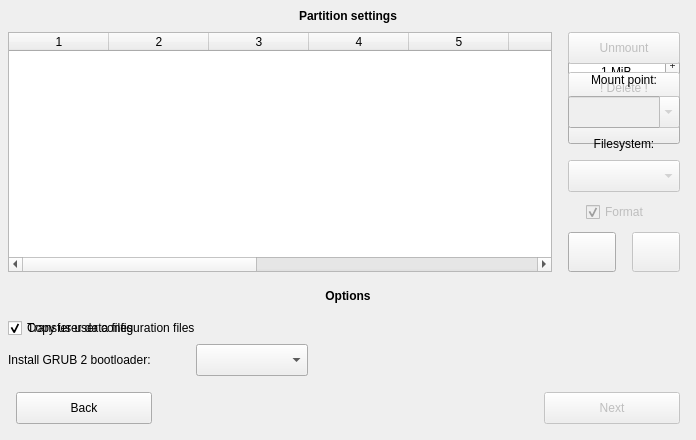
     <widget class="QWidget" name="copypanel" native="true">
      <property name="geometry">
       <rect>
        <x>1</x>
        <y>904</y>
        <width>696</width>
        <height>440</height>
       </rect>
      </property>
      <property name="autoFillBackground">
       <bool>true</bool>
      </property>
      <widget class="QLabel" name="partitionsettingstext">
       <property name="geometry">
        <rect>
         <x>0</x>
         <y>0</y>
         <width>696</width>
         <height>32</height>
        </rect>
       </property>
       <property name="font">
        <font>
         <weight>75</weight>
         <bold>true</bold>
        </font>
       </property>
       <property name="text">
        <string>Partition settings</string>
       </property>
       <property name="alignment">
        <set>Qt::AlignCenter</set>
       </property>
      </widget>
      <widget class="QLabel" name="partitionoptionstext">
       <property name="geometry">
        <rect>
         <x>0</x>
         <y>280</y>
         <width>696</width>
         <height>32</height>
        </rect>
       </property>
       <property name="font">
        <font>
         <weight>75</weight>
         <bold>true</bold>
        </font>
       </property>
       <property name="text">
        <string>Options</string>
       </property>
       <property name="alignment">
        <set>Qt::AlignCenter</set>
       </property>
      </widget>
      <widget class="chckbxevent" name="usersettingscopy">
       <property name="geometry">
        <rect>
         <x>8</x>
         <y>318</y>
         <width>318</width>
         <height>20</height>
        </rect>
       </property>
       <property name="cursor">
        <cursorShape>PointingHandCursor</cursorShape>
       </property>
       <property name="focusPolicy">
        <enum>Qt::NoFocus</enum>
       </property>
       <property name="text">
        <string>Transfer user configuration files</string>
       </property>
       <property name="tristate">
        <bool>true</bool>
       </property>
      </widget>
      <widget class="QCheckBox" name="userdatafilescopy">
       <property name="geometry">
        <rect>
         <x>8</x>
         <y>318</y>
         <width>162</width>
         <height>20</height>
        </rect>
       </property>
       <property name="cursor">
        <cursorShape>PointingHandCursor</cursorShape>
       </property>
       <property name="focusPolicy">
        <enum>Qt::NoFocus</enum>
       </property>
       <property name="text">
        <string>Copy user data files</string>
       </property>
       <property name="checked">
        <bool>true</bool>
       </property>
      </widget>
      <widget class="QComboBox" name="grubinstallcopy">
       <property name="geometry">
        <rect>
         <x>196</x>
         <y>344</y>
         <width>112</width>
         <height>32</height>
        </rect>
       </property>
       <property name="minimumSize">
        <size>
         <width>112</width>
         <height>32</height>
        </size>
       </property>
       <property name="cursor">
        <cursorShape>PointingHandCursor</cursorShape>
       </property>
       <property name="focusPolicy">
        <enum>Qt::NoFocus</enum>
       </property>
      </widget>
      <widget class="QLabel" name="grubinstalltext">
       <property name="geometry">
        <rect>
         <x>8</x>
         <y>344</y>
         <width>183</width>
         <height>32</height>
        </rect>
       </property>
       <property name="text">
        <string>Install GRUB 2 bootloader:</string>
       </property>
      </widget>
      <widget class="QPushButton" name="copyback">
       <property name="geometry">
        <rect>
         <x>16</x>
         <y>392</y>
         <width>136</width>
         <height>32</height>
        </rect>
       </property>
       <property name="cursor">
        <cursorShape>PointingHandCursor</cursorShape>
       </property>
       <property name="text">
        <string>Back</string>
       </property>
      </widget>
      <widget class="QPushButton" name="copynext">
       <property name="enabled">
        <bool>false</bool>
       </property>
       <property name="geometry">
        <rect>
         <x>544</x>
         <y>392</y>
         <width>136</width>
         <height>32</height>
        </rect>
       </property>
       <property name="cursor">
        <cursorShape>PointingHandCursor</cursorShape>
       </property>
       <property name="focusPolicy">
        <enum>Qt::NoFocus</enum>
       </property>
       <property name="text">
        <string>Next</string>
       </property>
      </widget>
      <widget class="QComboBox" name="grubinstallcopydisable">
       <property name="enabled">
        <bool>false</bool>
       </property>
       <property name="geometry">
        <rect>
         <x>196</x>
         <y>344</y>
         <width>112</width>
         <height>32</height>
        </rect>
       </property>
       <property name="minimumSize">
        <size>
         <width>112</width>
         <height>32</height>
        </size>
       </property>
       <property name="cursor">
        <cursorShape>PointingHandCursor</cursorShape>
       </property>
       <property name="focusPolicy">
        <enum>Qt::NoFocus</enum>
       </property>
       <property name="sizeAdjustPolicy">
        <enum>QComboBox::AdjustToContents</enum>
       </property>
      </widget>
      <widget class="tblwdgtevent" name="partitionsettings">
       <property name="geometry">
        <rect>
         <x>8</x>
         <y>32</y>
         <width>544</width>
         <height>240</height>
        </rect>
       </property>
       <property name="focusPolicy">
        <enum>Qt::ClickFocus</enum>
       </property>
       <property name="editTriggers">
        <set>QAbstractItemView::NoEditTriggers</set>
       </property>
       <property name="tabKeyNavigation">
        <bool>false</bool>
       </property>
       <property name="showDropIndicator" stdset="0">
        <bool>false</bool>
       </property>
       <property name="dragDropOverwriteMode">
        <bool>false</bool>
       </property>
       <property name="selectionMode">
        <enum>QAbstractItemView::SingleSelection</enum>
       </property>
       <property name="selectionBehavior">
        <enum>QAbstractItemView::SelectRows</enum>
       </property>
       <property name="showGrid">
        <bool>false</bool>
       </property>
       <property name="wordWrap">
        <bool>false</bool>
       </property>
       <property name="cornerButtonEnabled">
        <bool>false</bool>
       </property>
       <property name="columnCount">
        <number>11</number>
       </property>
       <attribute name="horizontalHeaderMinimumSectionSize">
        <number>10</number>
       </attribute>
       <attribute name="horizontalHeaderHighlightSections">
        <bool>false</bool>
       </attribute>
       <attribute name="horizontalHeaderStretchLastSection">
        <bool>true</bool>
       </attribute>
       <attribute name="verticalHeaderVisible">
        <bool>false</bool>
       </attribute>
       <attribute name="verticalHeaderMinimumSectionSize">
        <number>20</number>
       </attribute>
       <attribute name="verticalHeaderDefaultSectionSize">
        <number>20</number>
       </attribute>
       <attribute name="verticalHeaderHighlightSections">
        <bool>false</bool>
       </attribute>
       <column/>
       <column/>
       <column/>
       <column/>
       <column/>
       <column/>
       <column/>
       <column/>
       <column/>
       <column/>
       <column/>
      </widget>
      <widget class="lblevent" name="copyresize">
       <property name="geometry">
        <rect>
         <x>686</x>
         <y>430</y>
         <width>10</width>
         <height>10</height>
        </rect>
       </property>
       <property name="cursor">
        <cursorShape>PointingHandCursor</cursorShape>
       </property>
       <property name="pixmap">
        <pixmap resource="pictures.qrc">:/pictures/resize.png</pixmap>
       </property>
       <property name="scaledContents">
        <bool>true</bool>
       </property>
       <property name="alignment">
        <set>Qt::AlignCenter</set>
       </property>
      </widget>
      <widget class="QWidget" name="copycover" native="true">
       <property name="geometry">
        <rect>
         <x>5</x>
         <y>5</y>
         <width>686</width>
         <height>430</height>
        </rect>
       </property>
      </widget>
      <widget class="QWidget" name="partitionsettingspanel1" native="true">
       <property name="geometry">
        <rect>
         <x>552</x>
         <y>32</y>
         <width>144</width>
         <height>240</height>
        </rect>
       </property>
       <widget class="QCheckBox" name="format">
        <property name="enabled">
         <bool>false</bool>
        </property>
        <property name="geometry">
         <rect>
          <x>34</x>
          <y>170</y>
          <width>81</width>
          <height>20</height>
         </rect>
        </property>
        <property name="cursor">
         <cursorShape>PointingHandCursor</cursorShape>
        </property>
        <property name="focusPolicy">
         <enum>Qt::NoFocus</enum>
        </property>
        <property name="text">
         <string>Format</string>
        </property>
        <property name="checked">
         <bool>true</bool>
        </property>
       </widget>
       <widget class="QPushButton" name="partitionrefresh">
        <property name="geometry">
         <rect>
          <x>16</x>
          <y>200</y>
          <width>48</width>
          <height>40</height>
         </rect>
        </property>
        <property name="cursor">
         <cursorShape>PointingHandCursor</cursorShape>
        </property>
        <property name="focusPolicy">
         <enum>Qt::NoFocus</enum>
        </property>
        <property name="toolTip">
         <string>Reset partitions settings</string>
        </property>
        <property name="icon">
         <iconset resource="pictures.qrc">
          <normaloff>:/pictures/refresh.png</normaloff>:/pictures/refresh.png</iconset>
        </property>
        <property name="iconSize">
         <size>
          <width>23</width>
          <height>23</height>
         </size>
        </property>
       </widget>
       <widget class="bttnevent" name="unmountdelete">
        <property name="enabled">
         <bool>false</bool>
        </property>
        <property name="geometry">
         <rect>
          <x>16</x>
          <y>0</y>
          <width>112</width>
          <height>32</height>
         </rect>
        </property>
        <property name="cursor">
         <cursorShape>PointingHandCursor</cursorShape>
        </property>
        <property name="focusPolicy">
         <enum>Qt::NoFocus</enum>
        </property>
        <property name="text">
         <string>Unmount</string>
        </property>
        <property name="iconSize">
         <size>
          <width>13</width>
          <height>13</height>
         </size>
        </property>
       </widget>
       <widget class="QComboBox" name="filesystem">
        <property name="enabled">
         <bool>false</bool>
        </property>
        <property name="geometry">
         <rect>
          <x>16</x>
          <y>128</y>
          <width>112</width>
          <height>32</height>
         </rect>
        </property>
        <property name="cursor">
         <cursorShape>PointingHandCursor</cursorShape>
        </property>
        <property name="focusPolicy">
         <enum>Qt::NoFocus</enum>
        </property>
       </widget>
       <widget class="QPushButton" name="changepartition">
        <property name="enabled">
         <bool>false</bool>
        </property>
        <property name="geometry">
         <rect>
          <x>80</x>
          <y>200</y>
          <width>48</width>
          <height>40</height>
         </rect>
        </property>
        <property name="cursor">
         <cursorShape>PointingHandCursor</cursorShape>
        </property>
        <property name="focusPolicy">
         <enum>Qt::NoFocus</enum>
        </property>
        <property name="toolTip">
         <string>Change partition settings</string>
        </property>
        <property name="text">
         <string/>
        </property>
        <property name="icon">
         <iconset resource="pictures.qrc">
          <normaloff>:/pictures/leftgreenarrow.png</normaloff>:/pictures/leftgreenarrow.png</iconset>
        </property>
        <property name="iconSize">
         <size>
          <width>24</width>
          <height>22</height>
         </size>
        </property>
       </widget>
       <widget class="QLabel" name="label_40">
        <property name="geometry">
         <rect>
          <x>0</x>
          <y>96</y>
          <width>144</width>
          <height>32</height>
         </rect>
        </property>
        <property name="text">
         <string>Filesystem:</string>
        </property>
        <property name="alignment">
         <set>Qt::AlignCenter</set>
        </property>
       </widget>
       <widget class="QComboBox" name="mountpoint">
        <property name="enabled">
         <bool>false</bool>
        </property>
        <property name="geometry">
         <rect>
          <x>16</x>
          <y>64</y>
          <width>112</width>
          <height>32</height>
         </rect>
        </property>
        <property name="cursor">
         <cursorShape>PointingHandCursor</cursorShape>
        </property>
        <property name="focusPolicy">
         <enum>Qt::ClickFocus</enum>
        </property>
        <property name="editable">
         <bool>true</bool>
        </property>
       </widget>
       <widget class="QLabel" name="label_39">
        <property name="geometry">
         <rect>
          <x>0</x>
          <y>32</y>
          <width>144</width>
          <height>32</height>
         </rect>
        </property>
        <property name="text">
         <string>Mount point:</string>
        </property>
        <property name="alignment">
         <set>Qt::AlignCenter</set>
        </property>
       </widget>
      </widget>
      <widget class="QWidget" name="partitionsettingspanel2" native="true">
       <property name="geometry">
        <rect>
         <x>552</x>
         <y>32</y>
         <width>144</width>
         <height>240</height>
        </rect>
       </property>
       <widget class="QPushButton" name="partitionrefresh2">
        <property name="geometry">
         <rect>
          <x>16</x>
          <y>80</y>
          <width>112</width>
          <height>32</height>
         </rect>
        </property>
        <property name="cursor">
         <cursorShape>PointingHandCursor</cursorShape>
        </property>
        <property name="focusPolicy">
         <enum>Qt::NoFocus</enum>
        </property>
        <property name="toolTip">
         <string>Reset partitions settings</string>
        </property>
        <property name="text">
         <string/>
        </property>
        <property name="icon">
         <iconset resource="pictures.qrc">
          <normaloff>:/pictures/refresh.png</normaloff>:/pictures/refresh.png</iconset>
        </property>
        <property name="iconSize">
         <size>
          <width>20</width>
          <height>20</height>
         </size>
        </property>
       </widget>
       <widget class="QPushButton" name="partitiondelete">
        <property name="enabled">
         <bool>false</bool>
        </property>
        <property name="geometry">
         <rect>
          <x>16</x>
          <y>40</y>
          <width>112</width>
          <height>32</height>
         </rect>
        </property>
        <property name="cursor">
         <cursorShape>PointingHandCursor</cursorShape>
        </property>
        <property name="focusPolicy">
         <enum>Qt::NoFocus</enum>
        </property>
        <property name="styleSheet">
         <string notr="true">QPushButton:enabled{color: red}</string>
        </property>
        <property name="text">
         <string>! Delete !</string>
        </property>
        <property name="iconSize">
         <size>
          <width>13</width>
          <height>13</height>
         </size>
        </property>
       </widget>
       <widget class="QPushButton" name="unmount">
        <property name="enabled">
         <bool>false</bool>
        </property>
        <property name="geometry">
         <rect>
          <x>16</x>
          <y>0</y>
          <width>112</width>
          <height>32</height>
         </rect>
        </property>
        <property name="cursor">
         <cursorShape>PointingHandCursor</cursorShape>
        </property>
        <property name="focusPolicy">
         <enum>Qt::NoFocus</enum>
        </property>
        <property name="text">
         <string>Unmount</string>
        </property>
        <property name="iconSize">
         <size>
          <width>13</width>
          <height>13</height>
         </size>
        </property>
       </widget>
      </widget>
      <widget class="QWidget" name="partitionsettingspanel3" native="true">
       <property name="geometry">
        <rect>
         <x>552</x>
         <y>32</y>
         <width>144</width>
         <height>240</height>
        </rect>
       </property>
       <widget class="QPushButton" name="newpartition">
        <property name="geometry">
         <rect>
          <x>80</x>
          <y>64</y>
          <width>48</width>
          <height>40</height>
         </rect>
        </property>
        <property name="cursor">
         <cursorShape>PointingHandCursor</cursorShape>
        </property>
        <property name="focusPolicy">
         <enum>Qt::NoFocus</enum>
        </property>
        <property name="toolTip">
         <string>Add new partition</string>
        </property>
        <property name="text">
         <string/>
        </property>
        <property name="icon">
         <iconset resource="pictures.qrc">
          <normaloff>:/pictures/leftgreenarrow.png</normaloff>:/pictures/leftgreenarrow.png</iconset>
        </property>
        <property name="iconSize">
         <size>
          <width>24</width>
          <height>22</height>
         </size>
        </property>
       </widget>
       <widget class="QPushButton" name="partitionrefresh3">
        <property name="geometry">
         <rect>
          <x>16</x>
          <y>64</y>
          <width>48</width>
          <height>40</height>
         </rect>
        </property>
        <property name="cursor">
         <cursorShape>PointingHandCursor</cursorShape>
        </property>
        <property name="focusPolicy">
         <enum>Qt::NoFocus</enum>
        </property>
        <property name="toolTip">
         <string>Reset partitions settings</string>
        </property>
        <property name="text">
         <string/>
        </property>
        <property name="icon">
         <iconset resource="pictures.qrc">
          <normaloff>:/pictures/refresh.png</normaloff>:/pictures/refresh.png</iconset>
        </property>
        <property name="iconSize">
         <size>
          <width>23</width>
          <height>23</height>
         </size>
        </property>
       </widget>
       <widget class="QLabel" name="label_42">
        <property name="geometry">
         <rect>
          <x>0</x>
          <y>0</y>
          <width>144</width>
          <height>24</height>
         </rect>
        </property>
        <property name="text">
         <string>Create new:</string>
        </property>
        <property name="alignment">
         <set>Qt::AlignHCenter|Qt::AlignTop</set>
        </property>
       </widget>
       <widget class="QSpinBox" name="partitionsize">
        <property name="geometry">
         <rect>
          <x>16</x>
          <y>24</y>
          <width>112</width>
          <height>32</height>
         </rect>
        </property>
        <property name="focusPolicy">
         <enum>Qt::ClickFocus</enum>
        </property>
        <property name="alignment">
         <set>Qt::AlignCenter</set>
        </property>
        <property name="buttonSymbols">
         <enum>QAbstractSpinBox::PlusMinus</enum>
        </property>
        <property name="accelerated">
         <bool>true</bool>
        </property>
        <property name="suffix">
         <string notr="true"> MiB</string>
        </property>
        <property name="minimum">
         <number>1</number>
        </property>
       </widget>
      </widget>
      <zorder>partitionsettingspanel3</zorder>
      <zorder>partitionsettingspanel2</zorder>
      <zorder>grubinstallcopydisable</zorder>
      <zorder>partitionsettingstext</zorder>
      <zorder>partitionoptionstext</zorder>
      <zorder>usersettingscopy</zorder>
      <zorder>userdatafilescopy</zorder>
      <zorder>grubinstallcopy</zorder>
      <zorder>grubinstalltext</zorder>
      <zorder>copyback</zorder>
      <zorder>copynext</zorder>
      <zorder>partitionsettings</zorder>
      <zorder>partitionsettingspanel1</zorder>
      <zorder>copycover</zorder>
      <zorder>copyresize</zorder>
     </widget>
